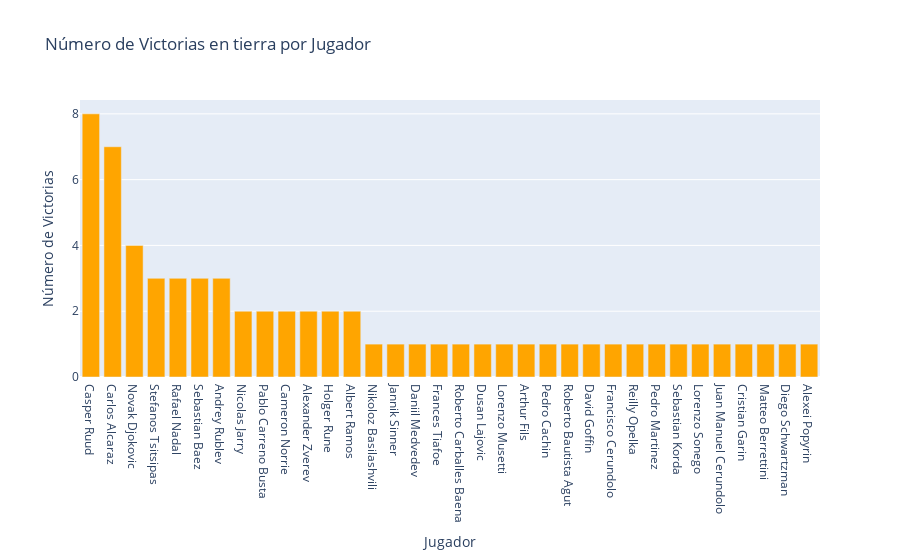

This figure's notebook cell:
### Code cell
# Datos
jugadores = ganadores_clay['ganador_nombre'].tolist()
victorias = ganadores_clay['count'].tolist()

# Creamos el gráfico de barras
fig = go.Figure(data=[go.Bar(x=jugadores, y=victorias)])
# Aplicamos el color a cada barra individualmente
fig.update_traces(marker_color='orange', selector=dict(type='bar'))

# Personalizamos el diseño del gráfico
fig.update_layout(
    title='Número de Victorias en tierra por Jugador',
    xaxis=dict(title='Jugador'),
    yaxis=dict(title='Número de Victorias')
)
fig.show()

### Figure 1 — Plotly figure (JSON) as saved in the notebook; plotly's stock layout.template omitted (floating-point values rounded to 4 significant figures)
{"data": [{"marker": {"color": "orange"}, "type": "bar", "x": ["Casper Ruud", "Carlos Alcaraz", "Novak Djokovic", "Stefanos Tsitsipas", "Rafael Nadal", "Sebastian Baez", "Andrey Rublev", "Nicolas Jarry", "Pablo Carreno Busta", "Cameron Norrie", "Alexander Zverev", "Holger Rune", "Albert Ramos", "Nikoloz Basilashvili", "Jannik Sinner", "Daniil Medvedev", "Frances Tiafoe", "Roberto Carballes Baena", "Dusan Lajovic", "Lorenzo Musetti", "Arthur Fils", "Pedro Cachin", "Roberto Bautista Agut", "David Goffin", "Francisco Cerundolo", "Reilly Opelka", "Pedro Martinez", "Sebastian Korda", "Lorenzo Sonego", "Juan Manuel Cerundolo", "Cristian Garin", "Matteo Berrettini", "Diego Schwartzman", "Alexei Popyrin"], "y": [8, 7, 4, 3, 3, 3, 3, 2, 2, 2, 2, 2, 2, 1, 1, 1, 1, 1, 1, 1, 1, 1, 1, 1, 1, 1, 1, 1, 1, 1, 1, 1, 1, 1]}], "layout": {"title": {"text": "Número de Victorias en tierra por Jugador"}, "xaxis": {"title": {"text": "Jugador"}}, "yaxis": {"title": {"text": "Número de Victorias"}}}}
